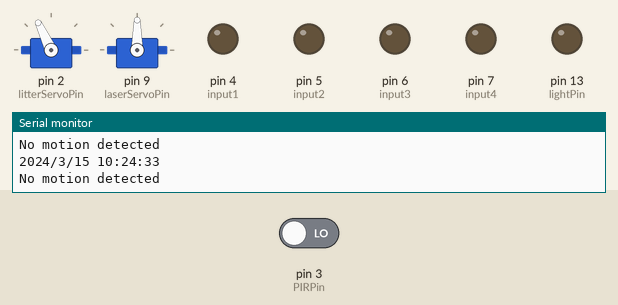
Recording of a sketch running on a simulated Arduino Uno, built with avr-gcc and run on an emulated ATmega328P. Parts: 2 × servo, output pins drawn as LEDs (lit = HIGH), the last lines printed to the serial monitor. The test bench sets the inputs (shaded band); at power-on: pin 3 (PIRPin) LOW. The local clock reads 2024-03-15 10:24:30 at power-on unless the sketch sets it; random numbers use the default seed unless the sketch sets one.

Above: at 5.4 s.
5.5 s: pin 3 (PIRPin) driven HIGH
At 7.6 s:
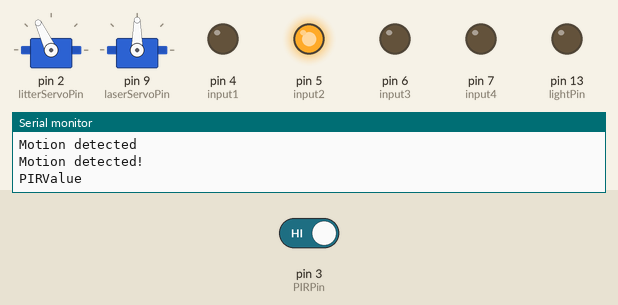
At 39.2 s:
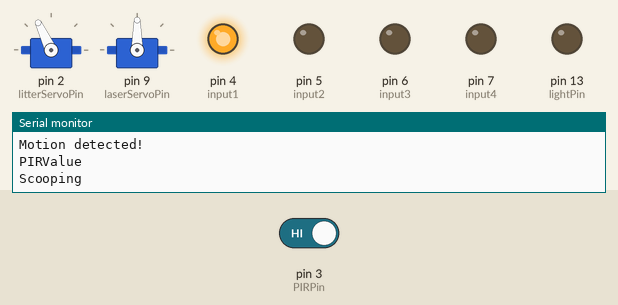
Timing chart, 0 to 40.4 s (numbered marks = the images above; inputs shaded):
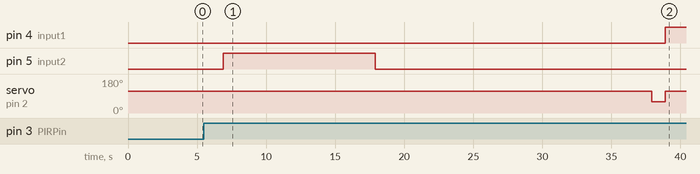

The sketch:

board2.ino
```cpp
//logic of UNO board 2. controlls litterbox (gear motor and servo moter), Real time clock, and laser pointer in front

#include <Servo.h>
#include <RTClib.h>

RTC_DS3231 rtc;
Servo litterServo;
Servo laserServo;

const int PIRPin = 3;
const int litterServoPin = 2;
const int input1 = 4;
const int input2 = 5;
const int input3 = 6;
const int input4 = 7;

const int laserServoPin = 9;
const int lightPin = 13;

int PIRValue = 0;

void setup()
{
   Serial.begin(9600);

   pinMode(PIRPin, INPUT);
   pinMode(input1, OUTPUT); //input 1 of H bridge for gearmotor
   pinMode(input2, OUTPUT); //input 2 of H bridge for gearmotor
   pinMode(input3, OUTPUT); //input 3 of H bridge for gearmotor
   pinMode(input4, OUTPUT); //input 4 of H bridge for gearmotor

   litterServo.attach(litterServoPin);
   litterServo.write(115);

  	//real time clock ?????

  laserServo.attach(9);
  pinMode(laserServoPin, OUTPUT);
  pinMode(lightPin, OUTPUT);

  if (!rtc.begin()) {
    Serial.println("Couldn't find RTC!");
    Serial.flush();
    while (1) delay(10);
  }
}


void loop()
{
  	PIRValue = digitalRead(PIRPin);

  if (PIRValue == HIGH)
    {
        Serial.println("Motion detected");
        litterBoxInOut();


    }
  else
  	{
        Serial.println("No motion detected");
        delay(500);
    }

  delay(800);

  RTCStart();
  //throwBall();
  //moveLaser();
}

void litterBoxInOut()
{
  Serial.println("Motion detected!");
  Serial.println("PIRValue");

  digitalWrite(input2, HIGH);
  digitalWrite(input1, LOW);
  delay(11000);

  digitalWrite(input2, LOW);
  digitalWrite(input1, LOW);
  delay(20000);

  Serial.println("Scooping");
  litterServo.write(60);
  delay(1000);
  litterServo.write(115);

  digitalWrite(input2, LOW);
  digitalWrite(input1, HIGH);
  delay(11000);
  digitalWrite(input2, LOW);
  digitalWrite(input1, LOW);


}


void moveLaser()
{
  digitalWrite(laserServoPin, HIGH);
  digitalWrite(lightPin, HIGH);

  int randomAngle = random(0, 180);
  laserServo.write(randomAngle);

  delay(3000);  // Wait for 3 seconds before moving again
}

void throwBall()
{


  int rs = random(0, 4);

  if(rs == 0){
    analogWrite(11, 220);
    Serial.println("230");
  }else if(rs == 1){
    analogWrite(11, 230);
    Serial.println("240");
  }else if(rs == 3){
    analogWrite(11, 255);
    Serial.println("255");
  }


  digitalWrite(6, HIGH);
  delay(220);
  digitalWrite(6, LOW);
  delay(2000);

    // Wait for 3 seconds before moving again
}

void RTCStart()
{
   DateTime now = rtc.now(); // Get the current time

  // Store individual time components in variables
  int year = now.year();
  int month = now.month();
  int day = now.day();
  int hour = now.hour();
  int minute = now.minute();
  int second = now.second();

  // Print the time to the Serial Monitor
  Serial.print(year, DEC);
  Serial.print('/');
  Serial.print(month, DEC);
  Serial.print('/');
  Serial.print(day, DEC);
  Serial.print(' ');
  Serial.print(hour, DEC);
  Serial.print(':');
  Serial.print(minute, DEC);
  Serial.print(':');
  Serial.print(second, DEC);
  Serial.println();

  delay(1000);
  if(hour == 5 && minute == 38){
    int randomChoice = random(0, 1);
    if(randomChoice == 0)
    {
      for(int i = 0; i < 8; i++){
        moveLaser();
      }

    }
    else
    {
      throwBall();
    }
  }
}
```

Measured:
- after the input at 5.5 s, pin 4 (input1): LOW → HIGH after 33.4 s; pin 5 (input2): LOW → HIGH after 1.4 s, → LOW 11.0 s later; servo on pin 2 (litterServoPin): 115° → 60° after 32.4 s, → 115° 1.0 s later
